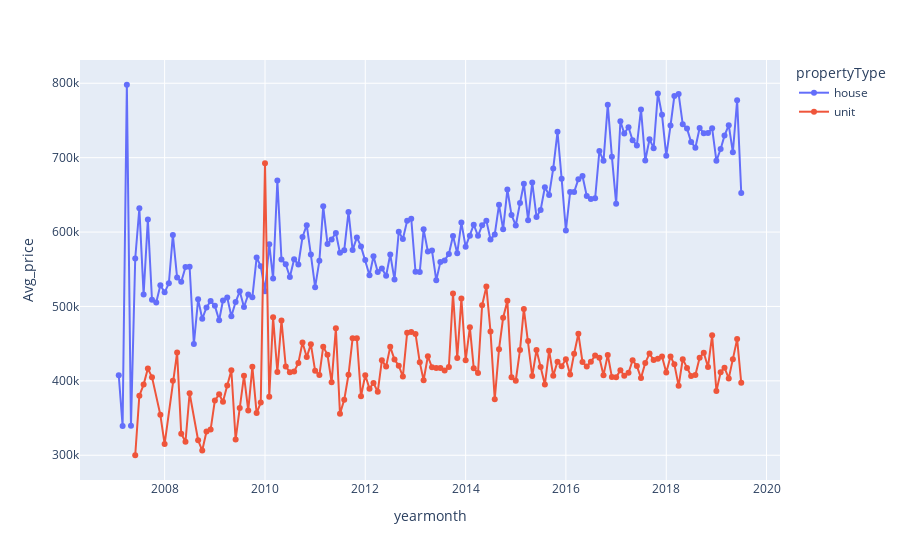

Source (notebook cell):
### Code cell
q1=pd.DataFrame(df2.groupby(['yearmonth','propertyType'])['price'].mean()).rename(columns={'price':'Avg_price'}).reset_index()

px.line(q1,x='yearmonth',y='Avg_price',color='propertyType',render_mode='auto',markers=True)

### Figure 1 — Plotly figure (JSON) as saved in the notebook; plotly's stock layout.template omitted (floating-point values rounded to 4 significant figures; data arrays with more than 128 entries replaced by an {"elided": "..."} marker saying what was removed)
{"data": [{"hovertemplate": "propertyType=house<br>yearmonth=%{x}<br>Avg_price=%{y}<extra></extra>", "legendgroup": "house", "line": {"color": "#636efa", "dash": "solid"}, "marker": {"symbol": "circle"}, "mode": "markers+lines", "name": "house", "orientation": "v", "showlegend": true, "type": "scatter", "x": {"elided": "150 str values"}, "xaxis": "x", "y": {"elided": "150 float values"}, "yaxis": "y"}, {"hovertemplate": "propertyType=unit<br>yearmonth=%{x}<br>Avg_price=%{y}<extra></extra>", "legendgroup": "unit", "line": {"color": "#EF553B", "dash": "solid"}, "marker": {"symbol": "circle"}, "mode": "markers+lines", "name": "unit", "orientation": "v", "showlegend": true, "type": "scatter", "x": {"elided": "143 str values"}, "xaxis": "x", "y": {"elided": "143 float values"}, "yaxis": "y"}], "layout": {"autosize": true, "legend": {"title": {"text": "propertyType"}, "tracegroupgap": 0}, "margin": {"t": 60}, "xaxis": {"anchor": "y", "autorange": true, "domain": [0, 1], "range": ["2006-04-28 02:39:57.9373", "2020-04-04 21:20:02.0627"], "title": {"text": "yearmonth"}, "type": "date"}, "yaxis": {"anchor": "x", "autorange": true, "domain": [0, 1], "range": [261400.0, 836600.0], "title": {"text": "Avg_price"}, "type": "linear"}}}
